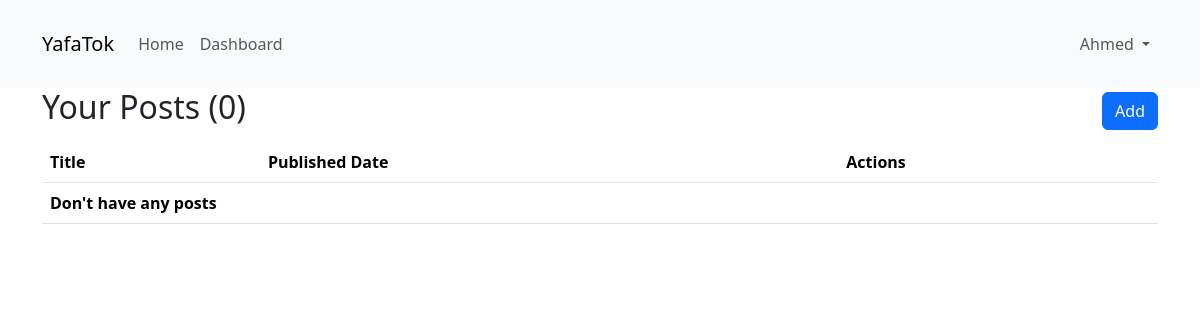
The app's page /dashboard/ (signed in), older data.
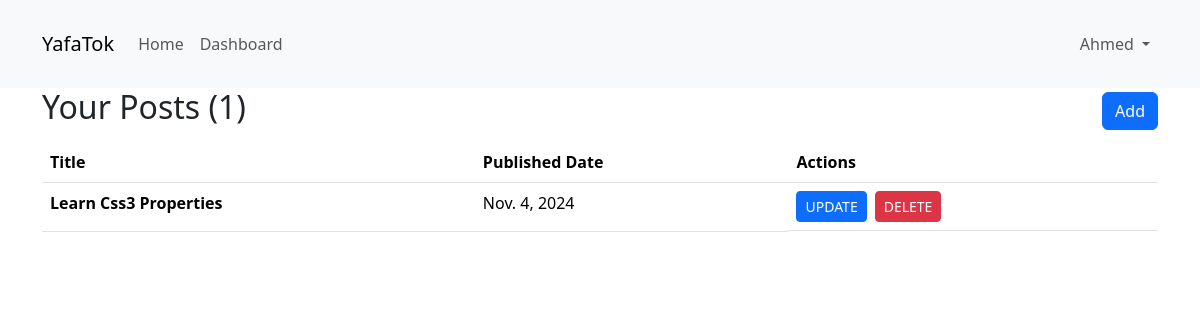
The same page, newer data.
### posts/models.py (models this page shows, shortened)
class Post(models.Model):
    title = models.CharField(max_length=255)
    description = models.TextField()
    image = models.ImageField(upload_to="posts")
    user = models.ForeignKey(User, on_delete=models.CASCADE)
    tags = models.ManyToManyField(Tag)
    created_at = models.DateField(auto_now_add=True)
    updated_at = models.DateField(auto_now=True)

### posts/views.py (the view)
# urls.py: path("dashboard/", views.index, name="posts.index"),
def index(request: HttpRequest) -> HttpResponse:
    if not request.user.is_authenticated:
        return HttpResponseRedirect(reverse("auth.login"))
    page_number = request.GET.get("p", 1)
    current_user_posts = Post.objects.filter(user=request.user)
    posts = Paginator(current_user_posts.order_by("-updated_at"), 4).get_page(
        page_number
    )
    return render(
        request,
        "posts/index.html",
        {"posts": posts, "count": current_user_posts.count()},
    )

### posts/templates/posts/index.html (shortened to what this page needs)
{% extends "base.html" %}
{% block body %}
<div class="d-flex justify-content-between align-items-center">
    <h2>Your Posts ({{count}})</h2>
    <a href="{% url "posts.create" %}" class="btn btn-primary">Add</a>
</div>
<div>
    <table class="mt-2 table">
        <thead>
            <tr>
                <th scope="col">Title</th>
                <th scope="col">Published Date</th>
                <th scope="col">Actions</th>
            </tr>
        </thead>
        <tbody>
            {% for post in posts %}
                <tr>
                    <th scope="row">{{post.title|title}}</th>
                    <td>{{post.updated_at|date}}</td>
                    <td class='d-flex align-items-center gap-2'>
                        <a class='btn btn-primary btn-sm' href="{% url "posts.update" id=post.id %}">UPDATE</a>
                        <form action="" method="post">
                            <button type='submit' class='btn btn-danger btn-sm'>DELETE</button>
                        </form>
                    </td>
                </tr>
                {% empty %}
                <th colspan="3" scope='row'>Don't have any posts</th>
            {% endfor %}
        </tbody>
    </table>
</div>
{% endblock body %}

Row changes from the older to the newer data that the page shows:
added Post: title "Learn Css3 Properties", updated_at "Nov. 4, 2024"
Text that changed along with them:
{{ count }}: "0" → "1"
text no longer shown: "Don't have any posts"
